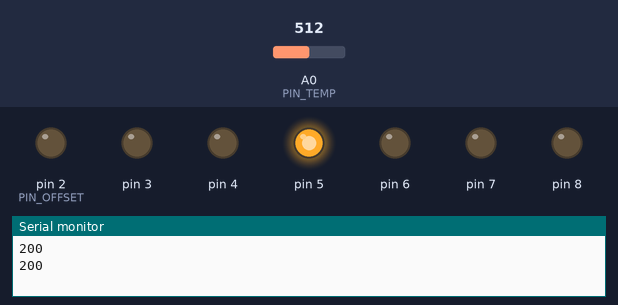
Bench run of a sketch on a simulated Arduino Uno, built with avr-gcc and run on an emulated ATmega328P. On the bench: output pins drawn as LEDs (lit = HIGH), the last lines printed to the serial monitor. The test bench sets the inputs (shaded band); at power-on: A0 (PIN_TEMP) = 512.

Above: at 1.8 s.
1.9 s: A0 (PIN_TEMP) set to 515
At 3.0 s:
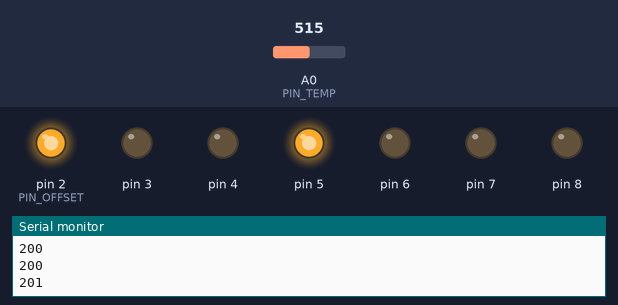
3.5 s: A0 (PIN_TEMP) set to 511
At 4.5 s:
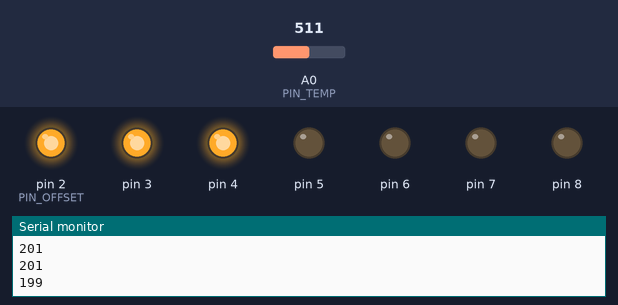
5.5 s: A0 (PIN_TEMP) set to 306
At 7.2 s:
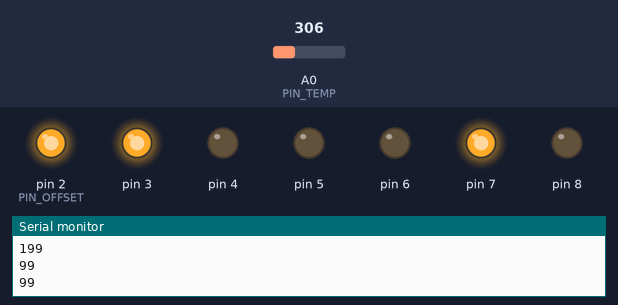
7.5 s: A0 (PIN_TEMP) set to 305
At 8.8 s:
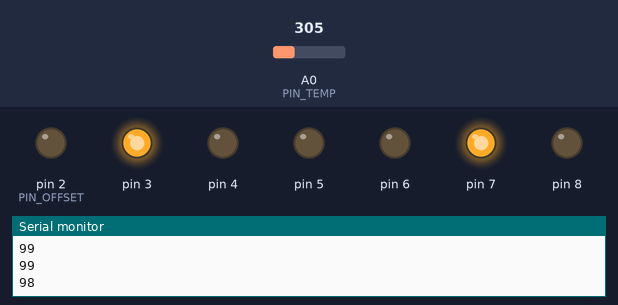
9.5 s: A0 (PIN_TEMP) set to 0
At 10.4 s:
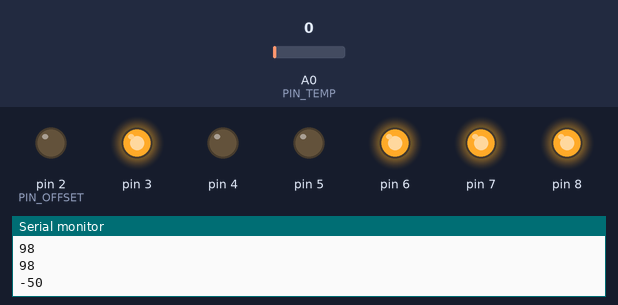
11.5 s: A0 (PIN_TEMP) set to 122
At 13.1 s:
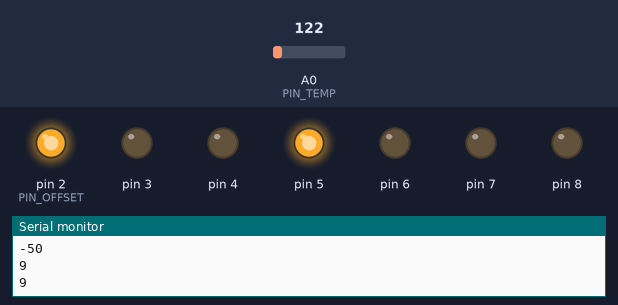
Timing chart, 0 to 14.5 s (numbered marks = the images above; inputs shaded):
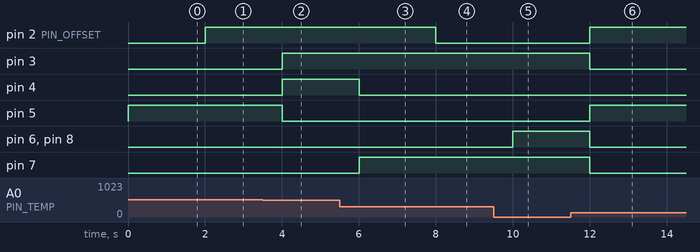

Measured:
- the behaviour switches between 514 and 515 on A0 (PIN_TEMP) (found by bisection; images 0 and 1)
- the behaviour switches between 306 and 305 on A0 (PIN_TEMP) (found by bisection; images 3 and 4)
- after the input at 1.9 s, pin 2 (PIN_OFFSET): LOW → HIGH after 0.10 s
- after the input at 3.5 s, pin 3, pin 4: LOW → HIGH after 0.50 s; pin 5: HIGH → LOW after 0.50 s
- after the input at 5.5 s, pin 4: HIGH → LOW after 0.50 s; pin 7: LOW → HIGH after 0.50 s
- after the input at 7.5 s, pin 2 (PIN_OFFSET): HIGH → LOW after 0.50 s
- after the input at 9.5 s, pin 6, pin 8: LOW → HIGH after 0.50 s
- after the input at 11.5 s, pin 2 (PIN_OFFSET), pin 5: LOW → HIGH after 0.50 s; pin 3, pin 6–8: HIGH → LOW after 0.50 s

The sketch:

Thermometer.ino
```cpp
/*********************************************
 **              THERMOMETER                **
 *********************************************
 ** Display temperature in base 2 with LEDS **
 ** (Works between -63ºC and 63ºC)          **
 *********************************************/

#define ANALOG_TO_MV (5.0f / 1024.0f)

#define PIN_TEMP A0

#define NB_LED 6
#define PIN_OFFSET 2
#define PIN_SIGN (PIN_OFFSET + NB_LED)

int pinLED[NB_LED];

// the setup function runs once when you press reset or power the board
void setup() {
  for (int i=0; i<NB_LED; ++i) {
    pinLED[i] = PIN_OFFSET + i;
    pinMode(pinLED[i], OUTPUT);
  }

  pinMode(PIN_SIGN, OUTPUT);

  Serial.begin(9600);
}

// the loop function runs over and over again forever
void loop() {
  long temperature = getTempInCelcius(PIN_TEMP);

  Serial.println(temperature);

  if (temperature < 0) {
    digitalWrite(PIN_SIGN, HIGH);
    temperature *= -1;
  } else {
    digitalWrite(PIN_SIGN, LOW);
  }

  unsigned long absoluteTemp = temperature;

  for (int i=0; i<NB_LED; ++i) {
    digitalWrite(pinLED[i], getBit(absoluteTemp, i));
  }

  delay(1000);
}

float getTempInCelcius(int pin) {
  float mv = analogRead(pin) * ANALOG_TO_MV;
  float celcius = (mv - 0.5f) * 100.0f;

  return celcius;
}

unsigned short getBit(int value, int k) {
  int mask =  1 << k;
  int masked_n = value & mask;
  return masked_n >> k;
}
```
